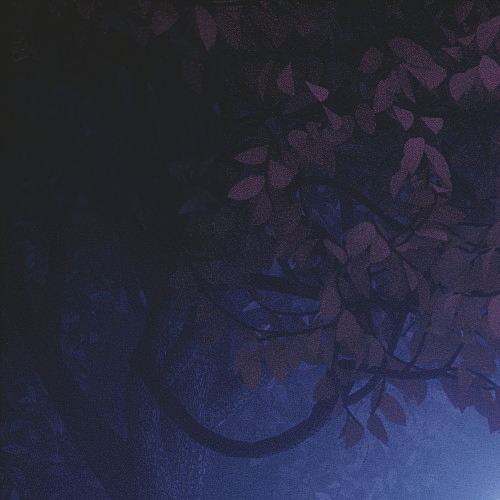
#> input picture homework/hw7/cropped_pic/part(0:0).png, 1000 x 1000 px, given in place of 2185792.png, which was not available (shown at 1/2 size)
$ jupyter execute HomeWork7.ipynb
#> lines starting #> are read from the running program, lines starting #| are printed output that depends on the picture; pictures that were not available may be replaced by others from this repository, and a replacement may not be noted
[cell 1]
import cv2
import os
import numpy as np
import matplotlib.pyplot as plt

img = cv2.imread('2185792.png')
#> img is the input picture: shape (1000, 1000, 3); mean B, G, R 61.5, 42.6, 41.2
scale_up_x = 0.5
scale_up_y = 0.5
scale_down = 0.6
width = int(img.shape[1] * scale_up_x)
#> width = 500
height = int(img.shape[0] * scale_up_y)
#> height = 500
dim = (width, height)
#> dim = (500, 500)
a = res_inter_nearset = cv2.resize(img, dim, interpolation = cv2.INTER_NEAREST)
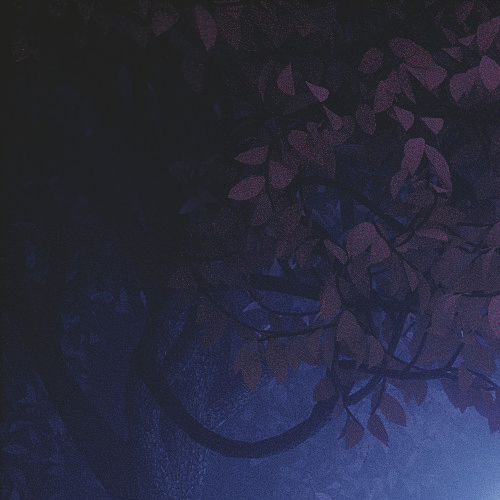
#> a: shape (500, 500, 3); mean B, G, R 61.4, 42.6, 41.2
b = res_inter_linear = cv2.resize(img, dim, interpolation = cv2.INTER_LINEAR)
c = res_inter_area = cv2.resize(img, dim, interpolation = cv2.INTER_AREA)
print(a)
#> (printed output is left out)
print(b)
#> (printed output is left out)
print(c)
#> (printed output is left out)

cv2.imshow('INTER_NEARES',a)
cv2.waitKey()

cv2.imshow('INTER_LINEAR',b)
cv2.waitKey()

cv2.imshow('INTER_AREA',c)
cv2.waitKey()
cv2.destroyAllWindows()

[cell 2]
# divide into patches

size = img.shape
#> size = (1000, 1000, 3)
print(size)
#| (1000, 1000, 3)

columns = 3
rows = 3

y_patch_length = size[0] / 3
#> y_patch_length = 333.3
x_patch_length = size[1] / 3
#> x_patch_length = 333.3
for i in range(0, rows):
    for j in range(0, columns):
        int_x_patch = int(x_patch_length)
        int_y_patch = int(y_patch_length)
        cropped_x = int_x_patch * j
        cropped_x1 = int_x_patch * (j+1)
        cropped_y = int_y_patch * i
        cropped_y1 = int_y_patch * (i+1)
        patch = img[cropped_y : cropped_y1, cropped_x : cropped_x1]
        cv2.imwrite(f'cropped_pic/part('+ str(i) +':'+ str(j) + ').png', patch)
#> this loop made 3 passes
#> pass 1, `cv2.imwrite(f'cropped_pic/part('+ str(i) +':'+ str(j) + ').png', patch)`:
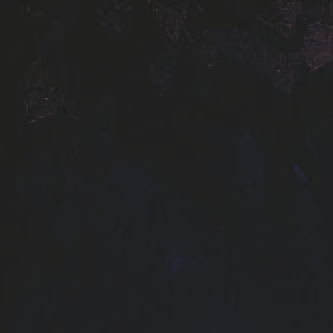
#> saved as part(0:0).png: shape (333, 333, 3); mean B, G, R 34.2, 33.2, 32.8
#> pass 1, `cv2.imwrite(f'cropped_pic/part('+ str(i) +':'+ str(j) + ').png', patch)`:
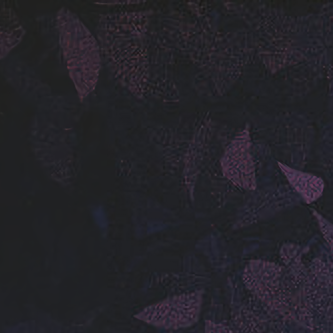
#> saved as part(0:1).png: shape (333, 333, 3); mean B, G, R 41.1, 35.3, 36.6
#> pass 1, `cv2.imwrite(f'cropped_pic/part('+ str(i) +':'+ str(j) + ').png', patch)`:
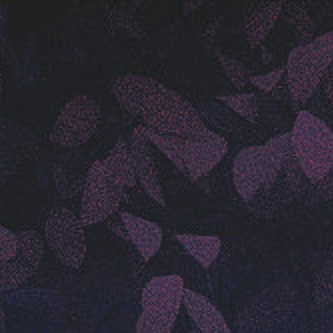
#> saved as part(0:2).png: shape (333, 333, 3); mean B, G, R 48.6, 37.9, 41.3
#> pass 2, `cv2.imwrite(f'cropped_pic/part('+ str(i) +':'+ str(j) + ').png', patch)`:
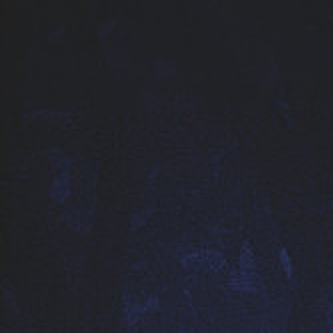
#> saved as part(1:0).png: shape (333, 333, 3); mean B, G, R 42.9, 34.8, 33.5

[cell 3]
#display patches
import matplotlib.pyplot as plt

fig1, fig2 = plt.subplots(nrows=rows, ncols=columns)
for i in range(0, rows):
    for j in range(0, columns):
        img = plt.imread(f'cropped_pic/part('+ str(i) +':'+ str(j) + ').png')
#> img: shape (333, 333, 3) float32
        fig2[i,j].axis('off')
        fig2[i,j].imshow(img)
plt.tight_layout()
plt.show()
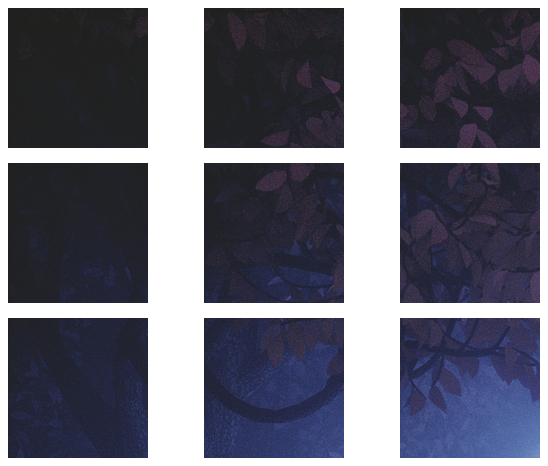
#> figure drawn by matplotlib, 9 panels
